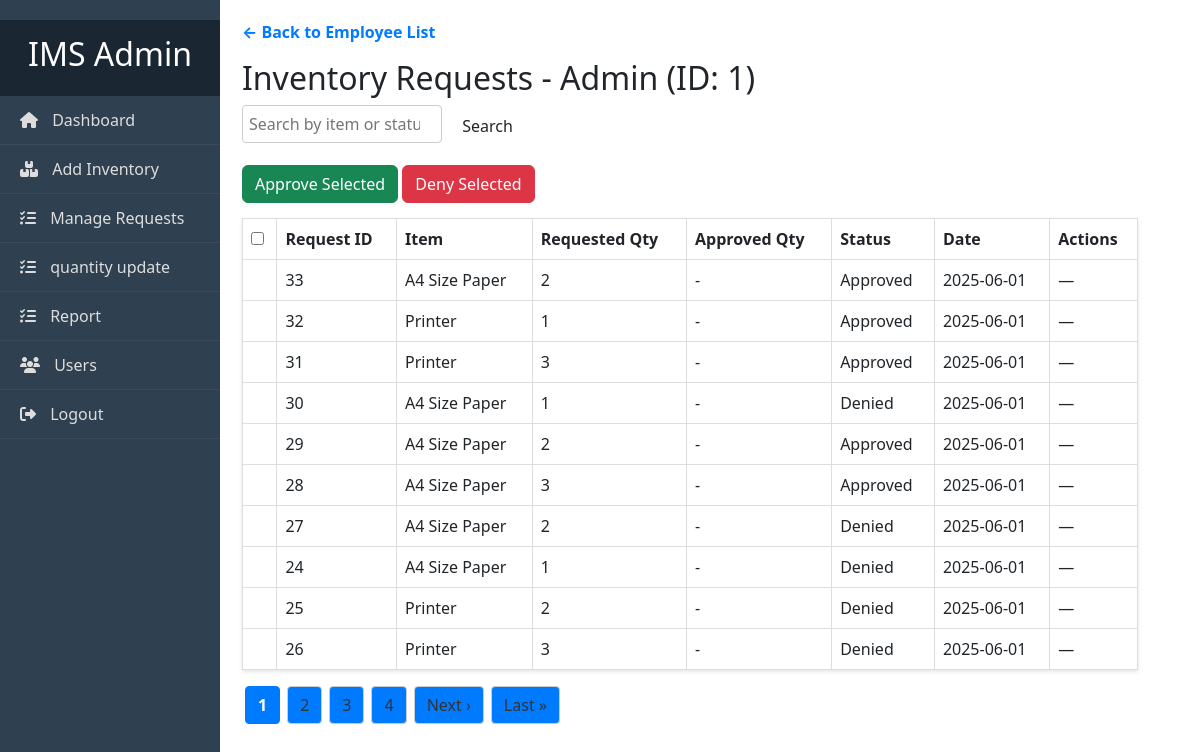
Screenshot of /admin/requests.php?employee_id=1 (signed in) with the database file from the repository.
### tables this page shows
CREATE TABLE `users` (
  `id` int(11) NOT NULL,
  `name` varchar(100) DEFAULT NULL,
  `email` varchar(100) DEFAULT NULL,
  `password` varchar(255) DEFAULT NULL,
  `role` enum('admin','employee') DEFAULT 'employee'
);

CREATE TABLE `requests` (
  `id` int(11) NOT NULL,
  `employee_id` int(11) NOT NULL,
  `item_id` int(11) NOT NULL,
  `quantity` int(11) NOT NULL,
  `status` enum('pending','approved','denied') DEFAULT 'pending',
  `request_date` timestamp NOT NULL DEFAULT current_timestamp(),
  `approved_quantity` int(11) DEFAULT NULL
);

CREATE TABLE `inventory` (
  `id` int(11) NOT NULL,
  `item_name` varchar(255) NOT NULL,
  `description` text DEFAULT NULL,
  `quantity` int(11) NOT NULL DEFAULT 0,
  `created_at` timestamp NOT NULL DEFAULT current_timestamp(),
  `updated_at` timestamp NOT NULL DEFAULT current_timestamp() ON UPDATE current_timestamp(),
  `image_path` varchar(255) DEFAULT NULL
);

### admin/requests.php (the view, shortened to what this page needs)
<?php
include '../config/db.php';
$employee_id = isset($_GET['employee_id']) ? (int)$_GET['employee_id'] : 0;
$search = trim($_GET['search'] ?? '');
$page = isset($_GET['page']) ? max(1, (int)$_GET['page']) : 1;
function getTotalRows($conn, $query, $params = [], $types = '') {
    $stmt = $conn->prepare($query);
    if (!empty($params)) {
        $stmt->bind_param($types, ...$params);
    }
    $stmt->execute();
    $stmt->bind_result($count);
    return (int) $count;
}
function fetchRequestsByEmployee($conn, $employee_id, $search = null, $limit = 10, $offset = 0) {
    if ($search) {
        $query = "
            SELECT r.*, i.item_name
            FROM requests r
            JOIN inventory i ON r.item_id = i.id
            WHERE r.employee_id = ? AND (i.item_name LIKE ? OR r.status LIKE ?)
            ORDER BY r.request_date DESC
            LIMIT ? OFFSET ?";
        $stmt = $conn->prepare($query);
        if (!$stmt) {
            die("Prepare failed: " . $conn->error);
        }
        $like = "%$search%";
        $stmt->bind_param("issii", $employee_id, $like, $like, $limit, $offset);
    } else {
        $query = "
            SELECT r.*, i.item_name
            FROM requests r
            JOIN inventory i ON r.item_id = i.id
            WHERE r.employee_id = ?
            ORDER BY r.request_date DESC
            LIMIT ? OFFSET ?";
        $stmt = $conn->prepare($query);
        $stmt->bind_param("iii", $employee_id, $limit, $offset);
    }
    $stmt->execute();
    $result = $stmt->get_result();
    return $result;
}
$employee_name = '';
if ($employee_id) {
    $stmt = $conn->prepare("SELECT name FROM users WHERE id = ?");
    $stmt->bind_param("i", $employee_id);
    $stmt->execute();
    $res = $stmt->get_result();
    $emp = $res->fetch_assoc();
    $employee_name = $emp ? htmlspecialchars($emp['name']) : "Unknown";
}
?>
<!DOCTYPE html>
<html lang="en">
<head>
    <link rel="stylesheet" href="../admin/admin-style.css">
</head>
<body>
<?php include '../header.php'; ?>
<div class="container">
    <?php include '../sidebar.php'; ?>
    <main>
<?php if ($employee_id === 0): ?>
<div class="content-wrapper">
  <h3 class="mb-4 text-primary fw-semibold">
    <i class="bi bi-clipboard-data me-2"></i>Inventory Requests Management
  </h3>
  <form method="get" class="row g-2 align-items-end mb-4" action="requests.php">
    <div class="col-md-4">
      <label for="search" class="form-label fw-semibold">Search Employees</label>
      <input type="search" name="search" id="search" class="form-control" placeholder="Enter employee name" value="<?= htmlspecialchars($search) ?>">
    </div>
    <div class="col-md-auto">
      <button type="submit" class="btn btn-success mt-1">
        <i class="bi bi-search"></i> Search
      </button>
      <?php if ($search): ?>
        <a href="requests.php" class="btn btn-outline-secondary mt-1 ms-2">
          <i class="bi bi-x-circle"></i> Clear
        </a>
      <?php endif; ?>
    </div>
  </form>
  <?php
  $total_rows = $search
      ? getTotalRows($conn, "SELECT COUNT(DISTINCT u.id) FROM users u JOIN requests r ON u.id = r.employee_id WHERE u.name LIKE ?", ["%$search%"], "s")
      : getTotalRows($conn, "SELECT COUNT(DISTINCT u.id) FROM users u JOIN requests r ON u.id = r.employee_id");
  $total_pages = ceil($total_rows / RESULTS_PER_PAGE);
  $offset = ($page - 1) * RESULTS_PER_PAGE;
  $employees = fetchEmployees($conn, $search, RESULTS_PER_PAGE, $offset);
  $employee_ids = [];
  while ($row = $employees->fetch_assoc()) {
      $employee_ids[] = $row['id'];
  }
  $employees->data_seek(0);
  $requestCounts = [];
  if (!empty($employee_ids)) {
      $placeholders = implode(',', array_fill(0, count($employee_ids), '?'));
      $stmt = $conn->prepare("SELECT employee_id, status, COUNT(*) as cnt FROM requests WHERE employee_id IN ($placeholders) GROUP BY employee_id, status");
      $types = str_repeat('i', count($employee_ids));
      $bind = [$types];
      foreach ($employee_ids as $i => $id) {
          $bind[] = &$employee_ids[$i];
      }
      call_user_func_array([$stmt, 'bind_param'], $bind);
      $stmt->execute();
      $res = $stmt->get_result();
      foreach ($employee_ids as $eid) {
          $requestCounts[$eid] = ['new' => 0, 'pending' => 0, 'review' => 0];
      }
      while ($r = $res->fetch_assoc()) {
          $eid = $r['employee_id'];
          $status = strtolower($r['status']);
          $requestCounts[$eid][$status] = $r['cnt'];
      }
      $stmt->close();
  }
  ?>
  <div class="card shadow-sm">
    <div class="card-header bg-light">
      <strong class="text-dark">Employee List with Request Summary</strong>
    </div>
    <div class="card-body p-0">
      <div class="table-responsive">
        <table class="table table-striped table-hover mb-0">
          <thead class="table-light">
            <tr>
              <th>Employee Name</th>
              <th>Request Status</th>
              <th>Action</th>
            </tr>
          </thead>
          <tbody>
  <?php if ($employees->num_rows > 0): ?>
    <?php while ($emp = $employees->fetch_assoc()): ?>
      <?php $c = $requestCounts[$emp['id']]; ?>
      <tr>
        <td><?= htmlspecialchars($emp['name']) ?></td>
        <td>
          <?php if ($c['pending'] > 0): ?>
            <span class="badge bg-warning text-dark">Pending: <?= $c['pending'] ?></span>
          <?php else: ?>
            <span class="badge bg-success">Reviewed</span>
          <?php endif; ?>
        </td>
        <td>
          <a href="requests.php?employee_id=<?= $emp['id'] ?>" class="btn btn-sm btn-primary">
            <i class="bi bi-eye"></i> View Requests
          </a>
        </td>
      </tr>
    <?php endwhile; ?>
  <?php else: ?>
    <tr>
      <td colspan="3" class="text-center text-muted py-3">No employees found.</td>
    </tr>
  <?php endif; ?>
</tbody>
        </table>
      </div>
    </div>
  </div>
  <?php if ($total_pages > 1): ?>
    <nav aria-label="Page navigation" class="mt-4">
      <ul class="pagination justify-content-center">
        <?php for ($p = 1; $p <= $total_pages; $p++): ?>
          <li class="page-item <?= $p == $page ? 'active' : '' ?>">
            <a class="page-link" href="requests.php?page=<?= $p ?><?= $search ? '&search=' . urlencode($search) : '' ?>">
              <?= $p ?>
            </a>
          </li>
        <?php endfor; ?>
      </ul>
    </nav>
  <?php endif; ?>
</div>
<?php else: ?>
<a href="requests.php" class="btn-back">← Back to Employee List</a>
<h2 class="section-title">Inventory Requests - <?= htmlspecialchars($employee_name) ?> (ID: <?= $employee_id ?>)</h2>
<form method="get" action="requests.php" class="search-form">
    <input type="search" name="search" placeholder="Search by item or status" value="<?= htmlspecialchars($search) ?>" />
    <button type="submit" class="btn btn-approve">Search</button>
</form>
<?php
$total_rows = $search
    ? getTotalRows(
        $conn,
        "SELECT COUNT(*) FROM requests r JOIN inventory i ON r.item_id = i.id WHERE r.employee_id = ? AND (i.item_name LIKE ? OR r.status LIKE ?)",
        [$employee_id, "%$search%", "%$search%"],
        "iss"
    )
    : getTotalRows($conn, "SELECT COUNT(*) FROM requests WHERE employee_id = ?", [$employee_id], "i");
$total_pages = ceil($total_rows / RESULTS_PER_PAGE);
$offset = ($page - 1) * RESULTS_PER_PAGE;
$requests = fetchRequestsByEmployee($conn, $employee_id, $search, RESULTS_PER_PAGE, $offset);
?>
<form method="post">
    <div class="table-actions">
        <button type="submit" name="bulk_action" value="approve" class="btn btn-success">Approve Selected</button>
        <button type="submit" name="bulk_action" value="deny" class="btn btn-danger">Deny Selected</button>
    </div>
    <table class="table">
        <thead>
            <tr>
                <th><input type="checkbox" id="select_all" /></th>
                <th>Request ID</th>
                <th>Item</th>
                <th>Requested Qty</th>
                <th>Approved Qty</th>
                <th>Status</th>
                <th>Date</th>
                <th>Actions</th>
            </tr>
        </thead>
        <tbody>
            <?php if ($requests->num_rows > 0): ?>
                <?php while ($r = $requests->fetch_assoc()): ?>
                    <tr>
                        <td>
                        </td>
                        <td><?= $r['id'] ?></td>
                        <td><?= htmlspecialchars($r['item_name']) ?></td>
                        <td><?= $r['quantity'] ?></td>
                        <td><?= $r['approved_quantity'] ?: '-' ?></td>
                        <td class="status <?= $r['status'] ?>"><?= ucfirst($r['status']) ?></td>
                        <td><?= date('Y-m-d', strtotime($r['request_date'])) ?></td>
                        <td>
                            <?php if ($r['status'] === 'pending'): ?>
                                <form method="post" class="inline-form update-form">
                                    <input type="hidden" name="csrf_token" value="<?= $_SESSION['csrf_token'] ?>" />
                                    <input type="hidden" name="request_id" value="<?= $r['id'] ?>" />
                                    <input type="hidden" name="employee_id" value="<?= $_GET['employee_id'] ?? '' ?>" />
                                    <input type="hidden" name="page" value="<?= $_GET['page'] ?? 1 ?>" />
                                    <input type="number" name="quantity" min="0" value="<?= $r['approved_quantity'] ?: $r['quantity'] ?>" required />
                                    <button type="submit" name="update_quantity" class="btn btn-update">Update</button>
                                </form>
                                <form class="inline-form approve-form" data-id="<?= $r['id'] ?>">
                                    <button type="button" class="btn btn-approve">Approve</button>
                                </form>
                                <form class="inline-form deny-form" data-id="<?= $r['id'] ?>">
                                    <button type="button" class="btn btn-deny">Deny</button>
                                </form>
                            <?php else: ?>
                                <span class="no-actions">—</span>
                            <?php endif; ?>
                        </td>
                    </tr>
                <?php endwhile; ?>
            <?php else: ?>
                <tr>
                    <td colspan="8" class="text-center">No requests found.</td>
                </tr>
            <?php endif; ?>
        </tbody>
    </table>
</form>
<?php if ($total_pages > 1): ?>
<div class="pagination">
    <?php
    $query_params = "employee_id=$employee_id" . ($search ? '&search=' . urlencode($search) : '');
    $range = 2;
    $start = max(1, $page - $range);
    $end = min($total_pages, $page + $range);
    for ($p = $start; $p <= $end; $p++) {
        echo $p == $page
            ? "<span class='current'>$p</span>"
            : "<a href='requests.php?$query_params&page=$p'>$p</a>";
    }
    if ($end < $total_pages) {
        echo "<a href='requests.php?$query_params&page=$total_pages'>$total_pages</a>";
    }
    if ($page < $total_pages) {
        echo "<a href='requests.php?$query_params&page=" . ($page + 1) . "' class='next'>Next &rsaquo;</a>";
        echo "<a href='requests.php?$query_params&page=$total_pages' class='last'>Last &raquo;</a>";
    }
    ?>
</div>
<?php endif; ?>
<?php endif; ?>
</main>
</div>
</body>
</html>

### admin/admin-style.css (style rules this page uses)
body { font-family: 'Segoe UI', Tahoma, Geneva, Verdana, sans-serif; background: #f4f6f9; margin: 0; }
.container { display: flex; }
h2 { font-size: 24px; margin-bottom: 20px; }
body { margin: 0; display: flex; font-family: 'Segoe UI', Tahoma, Geneva, Verdana, sans-serif; }
body { font-family: Arial, sans-serif; background-color: #f4f6f9; margin: 0; padding: 0; }
table { width: 100%; border-collapse: collapse; background: white; box-shadow: 0 2px 4px rgb(0 0 0 / 0.1); }
table th, table td { padding: 12px 15px; border: 1px solid #ddd; text-align: left; }
table th { background-color: #007bff; color: white; }
table tr:nth-child(even) { background-color: #f9f9f9; }
.btn { padding: 6px 12px; font-size: 14px; border: none; border-radius: 3px; cursor: pointer; text-decoration: none; display: inline-block; }
.btn-approve { background-color: #28a745; color: white; }
form.search-form { margin-bottom: 20px; }
input[type="search"] { padding: 8px; width: 300px; max-width: 100%; font-size: 16px; border: 1px solid #ccc; border-radius: 4px; }
body { font-family: Arial, sans-serif; background:#f5f7fa; margin:0; padding:0; }
table { width: 100%; border-collapse: collapse; margin-top: 15px; }
table th, table td { border: 1px solid #ddd; padding: 10px; text-align: left; }
table th { background: #007BFF; color: white; }
.btn { padding: 6px 12px; border: none; border-radius: 4px; text-decoration: none; cursor: pointer; font-size: 14px; }
.search-form input[type="search"] { padding: 8px; width: 250px; border: 1px solid #ccc; border-radius: 4px; }
.search-form button { margin-left: 8px; }
.pagination { margin-top: 15px; text-align: center; }
.pagination a, .pagination span { display: inline-block; padding: 8px 12px; margin: 0 3px; background: #007BFF; color: white; text-decoration: none; border-radius: 4px; cursor: pointer; }
.pagination span.current { background: #0056b3; font-weight: bold; cursor: default; }
h1, h2 { margin-bottom: 10px; }
a.btn-back { display: inline-block; margin-bottom: 15px; color: #007BFF; text-decoration: none; font-weight: bold; }

### admin/requests.php (style rules this page uses)
.container { display: flex; min-height: 100vh; }
main { flex-grow: 1; padding: 20px; padding-left: 200px; }
.btn { padding: 6px 12px; border: none; cursor: pointer; border-radius: 4px; }
.btn-approve { background-color: #28a745; color: #fff; }
.btn-back { margin-bottom: 15px; display: inline-block; }
.search-form input[type="search"] { padding: 6px; width: 200px; }
.search-form button { padding: 6px 10px; margin-left: 5px; }
table { border-collapse: collapse; width: 100%; background: #fff; }
th, td { padding: 10px; border: 1px solid #ccc; text-align: left; }
th { background-color: #f1f1f1; }
.pagination { margin-top: 15px; }
.pagination a, .pagination span.current { padding: 6px 12px; margin-right: 4px; border-radius: 4px; text-decoration: none; border: 1px solid #ccc; color: #333; }
.pagination span.current { background-color: #007bff; color: white; border-color: #007bff; font-weight: bold; }
.btn { padding: 8px 16px; font-size: 14px; border: none; border-radius: 6px; cursor: pointer; font-weight: 500; transition: background-color 0.2s ease; }
.btn-success { background-color: #28a745; color: white; }
.btn-danger { background-color: #dc3545; color: white; }

### rows the page displays
users: name "Admin"
requests: id "33", item.item_name "A4 Size Paper", quantity "2", approved_quantity "-", status "Approved", request_date "2025-06-01"
requests: id "32", item.item_name "Printer", quantity "1", approved_quantity "-", status "Approved", request_date "2025-06-01"
requests: id "31", item.item_name "Printer", quantity "3", approved_quantity "-", status "Approved", request_date "2025-06-01"
requests: id "30", item.item_name "A4 Size Paper", quantity "1", approved_quantity "-", status "Denied", request_date "2025-06-01"
requests: id "29", item.item_name "A4 Size Paper", quantity "2", approved_quantity "-", status "Approved", request_date "2025-06-01"
requests: id "28", item.item_name "A4 Size Paper", quantity "3", approved_quantity "-", status "Approved", request_date "2025-06-01"
requests: id "27", item.item_name "A4 Size Paper", quantity "2", approved_quantity "-", status "Denied", request_date "2025-06-01"
requests: id "24", item.item_name "A4 Size Paper", quantity "1", approved_quantity "-", status "Denied", request_date "2025-06-01"
requests: id "25", item.item_name "Printer", quantity "2", approved_quantity "-", status "Denied", request_date "2025-06-01"
requests: id "26", item.item_name "Printer", quantity "3", approved_quantity "-", status "Denied", request_date "2025-06-01"

### other values shown
$employee_id "1"
$total_pages "4"
